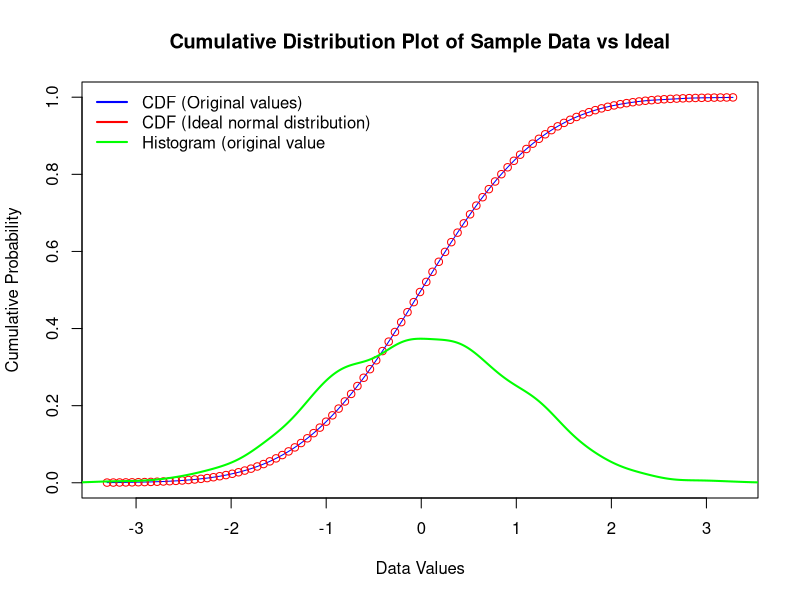

R code for this plot:
#' @title 10_VisualizingNormality.R
#' @description Visualising normality with a Cumulative Distribution Function
#' @author NMCG
#' @bugs None
#' @keywords CDF
#' @seealso 

# In this example we generate some randomly distributed float-point values
# and compare the CDF for this data (blue) to the ideal CDF (red dot) for a sample
# with the same mean and standard deviation

# Obviously, since both are generated using in-built random functions in R
# (i.e. rnorm() and pnorm()) then both plots will align as long as the
# number of samples (n) is large.

# clear any old output
cat("\014")

# randomise each run using system time
set.seed(Sys.time())

# change the number of samples (i.e. people asked) and see how to changes the histogram (in green)
n = 1000

# ask sample (n) of people to pick a floating-point number from -4 to +4 (i.e. +/- 4 standard devs)
# yes, I know it's a strange "ask" but think of these values as representing our Tetris game high score that is in the range [150, 270]
sample_data <- rnorm(n, mean = 0, sd = 1)

# sort the values you get
sorted_sample_data <- sort(sample_data)

# what are the sorted set of probablilities of seeing this number or less?
prob_values_sample_data <- pnorm(sorted_sample_data)

# plot the original number vs the probabilities 
plot(sorted_sample_data, prob_values_sample_data, type = "l", col = "blue",
     xlab = "Data Values", ylab = "Cumulative Probability",
     main = "Cumulative Distribution Plot of Sample Data vs Ideal")

# what does the ideal CDF look like (i.e. for an ideally normally distributed set of values in range -4 to +4)? 
curve(pnorm(x), add = TRUE, col = "red",
      type = "p")

# lets add a histogram of our original random numbers
lines(density(sample_data), col = "green", lwd= 2)

legend("topleft", legend = c("CDF (Original values)", 
                             "CDF (Ideal normal distribution)", 
                             "Histogram (original value"), 
                              col = c("blue", "red", "green"), 
                              lwd = 2, bty = "n")
